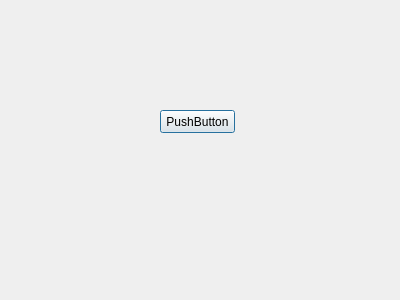
<?xml version="1.0" encoding="UTF-8"?>
<ui version="4.0">
 <class>Dialog</class>
 <widget class="QDialog" name="Dialog">
  <property name="geometry">
   <rect>
    <x>0</x>
    <y>0</y>
    <width>400</width>
    <height>300</height>
   </rect>
  </property>
  <property name="windowTitle">
   <string>Dialog</string>
  </property>
  <widget class="QPushButton" name="Open">
   <property name="geometry">
    <rect>
     <x>160</x>
     <y>110</y>
     <width>75</width>
     <height>23</height>
    </rect>
   </property>
   <property name="text">
    <string>PushButton</string>
   </property>
  </widget>
 </widget>
 <resources/>
 <connections/>
</ui>
